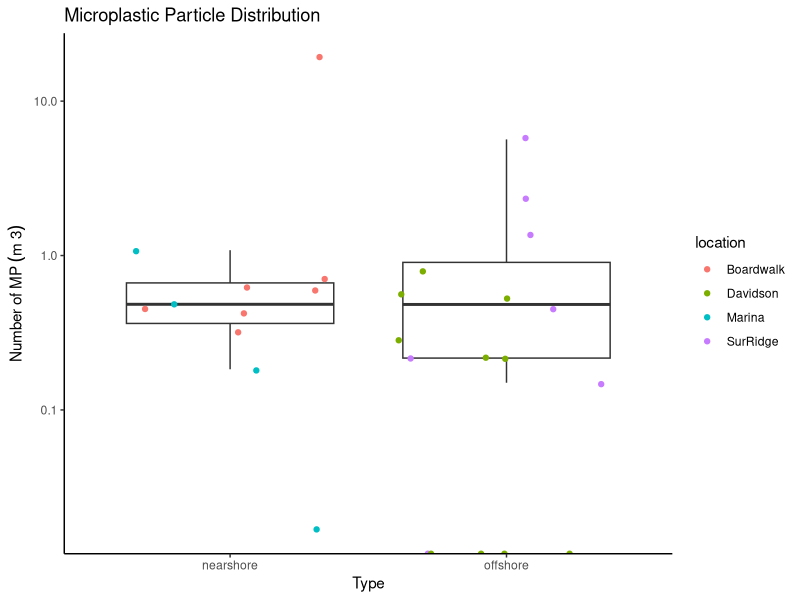

Here is the R script that generated this plot: (Note: this script raises an error after producing the figure.)
## ---- chunk 1
knitr::opts_chunk$set(echo = TRUE)
## ---- chunk 2
library(tidyverse)
SE = function(x){sd(x)/sqrt(sum(!is.na(x)))}  #function to calculate standard error

LK_data <- read.csv("Sample Particle Counts - Sheet2.csv") %>% #creating new column that removes the underscore and picture number from each ID for grouping
  drop_na(Count)

LK_data 
## ---- chunk 3

LK_data_summ <- LK_data %>% 
  group_by(sampleid) %>% 
  summarise(type = first(Type),
            location = first(Location),
            total_count = sum(Count)*4,
            total_fibers = sum(Fibers)*4,
            total_particles = sum(Particles)*4)
LK_data_summ

groups_sum <- LK_data_summ %>% 
  group_by(type) %>% 
  summarise(mean_count = mean(total_count),
            SE_count = SE(total_count))

## ---- chunk 4

LK_data_summ <- LK_data_summ %>% 
  mutate(blank_adj_count = total_count - 22,
         blank_adj_count_zero_corr = ifelse(blank_adj_count < 0, 0, blank_adj_count),
         blank_adj_count_m3 = blank_adj_count/120,
         blank_adj_count_m3_zero_corr = ifelse(blank_adj_count_m3 < 0, 0, blank_adj_count_m3))

# LK_data_summ$total_count/120
# 
# count_blank=subset(LK_data_summ, LK_data_summ$type=="Blank")
# count_blank
# median(count_blank$total_count)
# 
# 
# adj=LK_data_summ$total_count-22 #blank adjusted
# 
# adj


# water=abs(na.omit(LK_data_summ$total_count/120))
# water



LK_data_summ$total_count

#marine pollution bulle


LK_boxplot<-LK_data_summ %>% 
  filter(!type %in% c("other", "Blank", "Field")) %>% 
  ggplot() +
  geom_boxplot(aes(type, blank_adj_count_m3_zero_corr), outlier.shape = NA) +
  geom_jitter(aes(type, blank_adj_count_m3_zero_corr, color = location)) +
  scale_y_log10(labels = scales::comma) +
  theme_classic() +
  labs(x="Type", 
       y=bquote("Number of MP"~(m~3)), 
       title="Microplastic Particle Distribution")

LK_boxplot


#x = bquote('x axis'~(Å^2)),






LK_loc <- LK_data_summ %>% 
  filter(!type %in% c("other", "Blank", "Field")) %>% 
  ggplot() +
  geom_boxplot(aes(location, abs(total_count/120), outlier.shape = NA) +
  geom_jitter(aes(location, abs(total_count/120), color = "nearshore")) +
  #scale_y_log10(labels = scales::comma) +
  theme_classic())
  
  LK_loc


###water
mean(120,
106,
133,
81,
84,
85,
257,
179,
222,
234,
248,
232,
250,
237,
227)

LK_data_summ$total_count
sum(48,    4,    4,  296,  700,   16,  108,   92,   60,   76,   72,  112,  116,   84,    0,    4,   20,
19,   84,  188,   48,   76,   88,   48,   56,   96, 2344,   72,   12,   16,   28,   32,    8,   24,   20,   32,
37,  24,    4,   28,    8,   16,   36,   24,    0 ,  44,   80,  152,   24,    4,   40)

5624/120

mean(count_nearshore$total_count)/120
mean(count_offshore$total_count)/120

## ---- chunk 5
count_marina=subset(LK_data_summ, LK_data_summ$location=="Marina")
count_sur=subset(LK_data_summ, LK_data_summ$location=="SurRidge")
count_david=subset(LK_data_summ, LK_data_summ$location=="Davidson")
count_board=subset(LK_data_summ, LK_data_summ$location=="Boardwalk")
count_nearshore=subset(LK_data_summ, LK_data_summ$type=="nearshore")
count_offshore=subset(LK_data_summ, LK_data_summ$type=="offshore")
count_blank=subset(LK_data_summ, LK_data_summ$type=="blank")

log(count_offshore$total_count+0.01)

count_marina

par(mfrow=c(2,2))
hist(count_board$total_count)
shapiro.test((count_offshore$total_count+0.01)^(-1))
shapiro.test((count_nearshore$total_count)^(-1))


qqnorm(count_david$total_count)
qqline(count_david$total_count)
boxplot(count_david$total_count, horizontal=T)

t.test((count_nearshore$total_count)^(-1), sqrt(count_offshore$total_count))
t.test(count_marina$total_count, count_sur$total_count)
